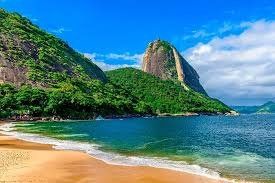
#> input picture projects/project3/imagem_original.jpg, 275 x 183 px, found by its file name
$ python project3.py
#> lines starting #> are read from the running program, lines starting #| are printed output that depends on the picture; after the words box and inside, x2 and y2 are one past the last pixel; in counts of white or black regions, pixels touching at a corner belong together
import cv2
import numpy as np
import matplotlib.pyplot as plt

def aplicar_hit_or_miss(imagem_path,kernel):
    # Carregar a imagem
    imagem = cv2.imread(imagem_path, cv2.IMREAD_GRAYSCALE)
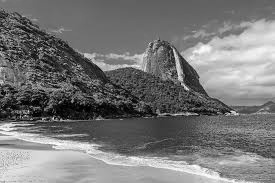
#> imagem: shape (183, 275); min 0, max 255, mean 119

    # Verificar se a imagem foi carregada corretamente
    if imagem is None:
        print(f"Erro ao carregar a imagem: {imagem_path}")
        return

    # Binarizar a imagem (converter para preto e branco)
    _, imagem_bin = cv2.threshold(imagem, 127, 255, cv2.THRESH_BINARY)
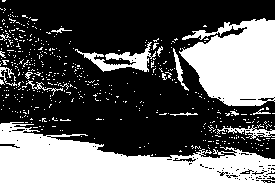
#> imagem_bin: shape (183, 275); 36.6% white; 501 white regions (483 under 20 px), largest, box (x1, y1, x2, y2) and area: (0, 122, 275, 183) 9534, (179, 18, 275, 106) 6001, (75, 42, 156, 72) 796

    # Definir os kernels para o hit-or-miss
    # Kernel para detectar cantos superiores direitos, por exemplo


    # Aplicar o algoritmo hit-or-miss
    resultado = cv2.morphologyEx(imagem_bin, cv2.MORPH_HITMISS, kernel)
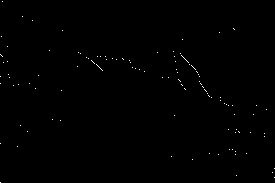
#> resultado: shape (183, 275); 0.28% white in thin lines or dots

    # Mostrar os resultados
    plt.figure(figsize=(15, 5))

    plt.subplot(131)
    plt.title('Imagem Original')
    plt.imshow(imagem, cmap='gray')
    plt.axis('off')

    plt.subplot(132)
    plt.title('Imagem Binarizada')
    plt.imshow(imagem_bin, cmap='gray')
    plt.axis('off')

    plt.subplot(133)
    plt.title('Resultado Hit-or-Miss')
    plt.imshow(resultado, cmap='gray')
    plt.axis('off')

    plt.tight_layout()
    plt.show()
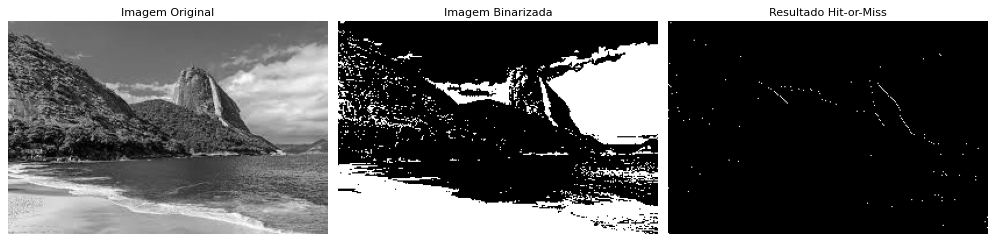
#> figure drawn by matplotlib, 3 panels

    return imagem, imagem_bin, resultado

if __name__ == "__main__":
    caminho_da_imagem = "/Users/danielsantana/Projects/pdi2ime/projects/project3/imagem_original.jpg"

    kernel1 = np.array([
        [0, 1, 1],
        [-1, 1, 1],
        [-1, -1, 0]
    ], dtype=np.int8)

    # Aplicar o algoritmo
    imagem_original, imagem_bin, resultado_hit_or_miss = aplicar_hit_or_miss(caminho_da_imagem,kernel1)

    cv2.imwrite("resultado_hit_or_missk1.jpg", resultado_hit_or_miss)

    # outros kernels
    kernel_vertical = np.array([
        [-1, 1, -1],
        [-1, 1, -1],
        [-1, 1, -1]
    ], dtype=np.int8)
    imagem_original, imagem_bin, resultado_hit_or_miss = aplicar_hit_or_miss(caminho_da_imagem,kernel_vertical)
#> in aplicar_hit_or_miss (call 2), `resultado = cv2.morphologyEx(imagem_bin, cv2.MORPH_HITMISS, kernel)`:
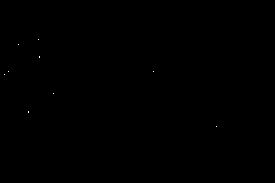
#> resultado: shape (183, 275); 0.02% white in thin lines or dots, all inside (x1, y1, x2, y2) = (4, 39, 217, 127)
    cv2.imwrite("binary.jpg", imagem_bin)
    cv2.imwrite("resultado_hit_or_misskv.jpg", resultado_hit_or_miss)

    kernel_horizontal = np.array([
        [-1, -1, -1],
        [1, 1, 1],
        [-1, -1, -1]
    ], dtype=np.int8)

    imagem_original, imagem_bin, resultado_hit_or_miss = aplicar_hit_or_miss(caminho_da_imagem,kernel_horizontal)
#> in aplicar_hit_or_miss (call 3), `resultado = cv2.morphologyEx(imagem_bin, cv2.MORPH_HITMISS, kernel)`:
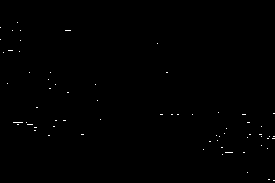
#> resultado: shape (183, 275); 0.27% white in thin lines or dots, all inside (x1, y1, x2, y2) = (0, 22, 275, 181)

    cv2.imwrite("resultado_hit_or_misskh.jpg", resultado_hit_or_miss)
